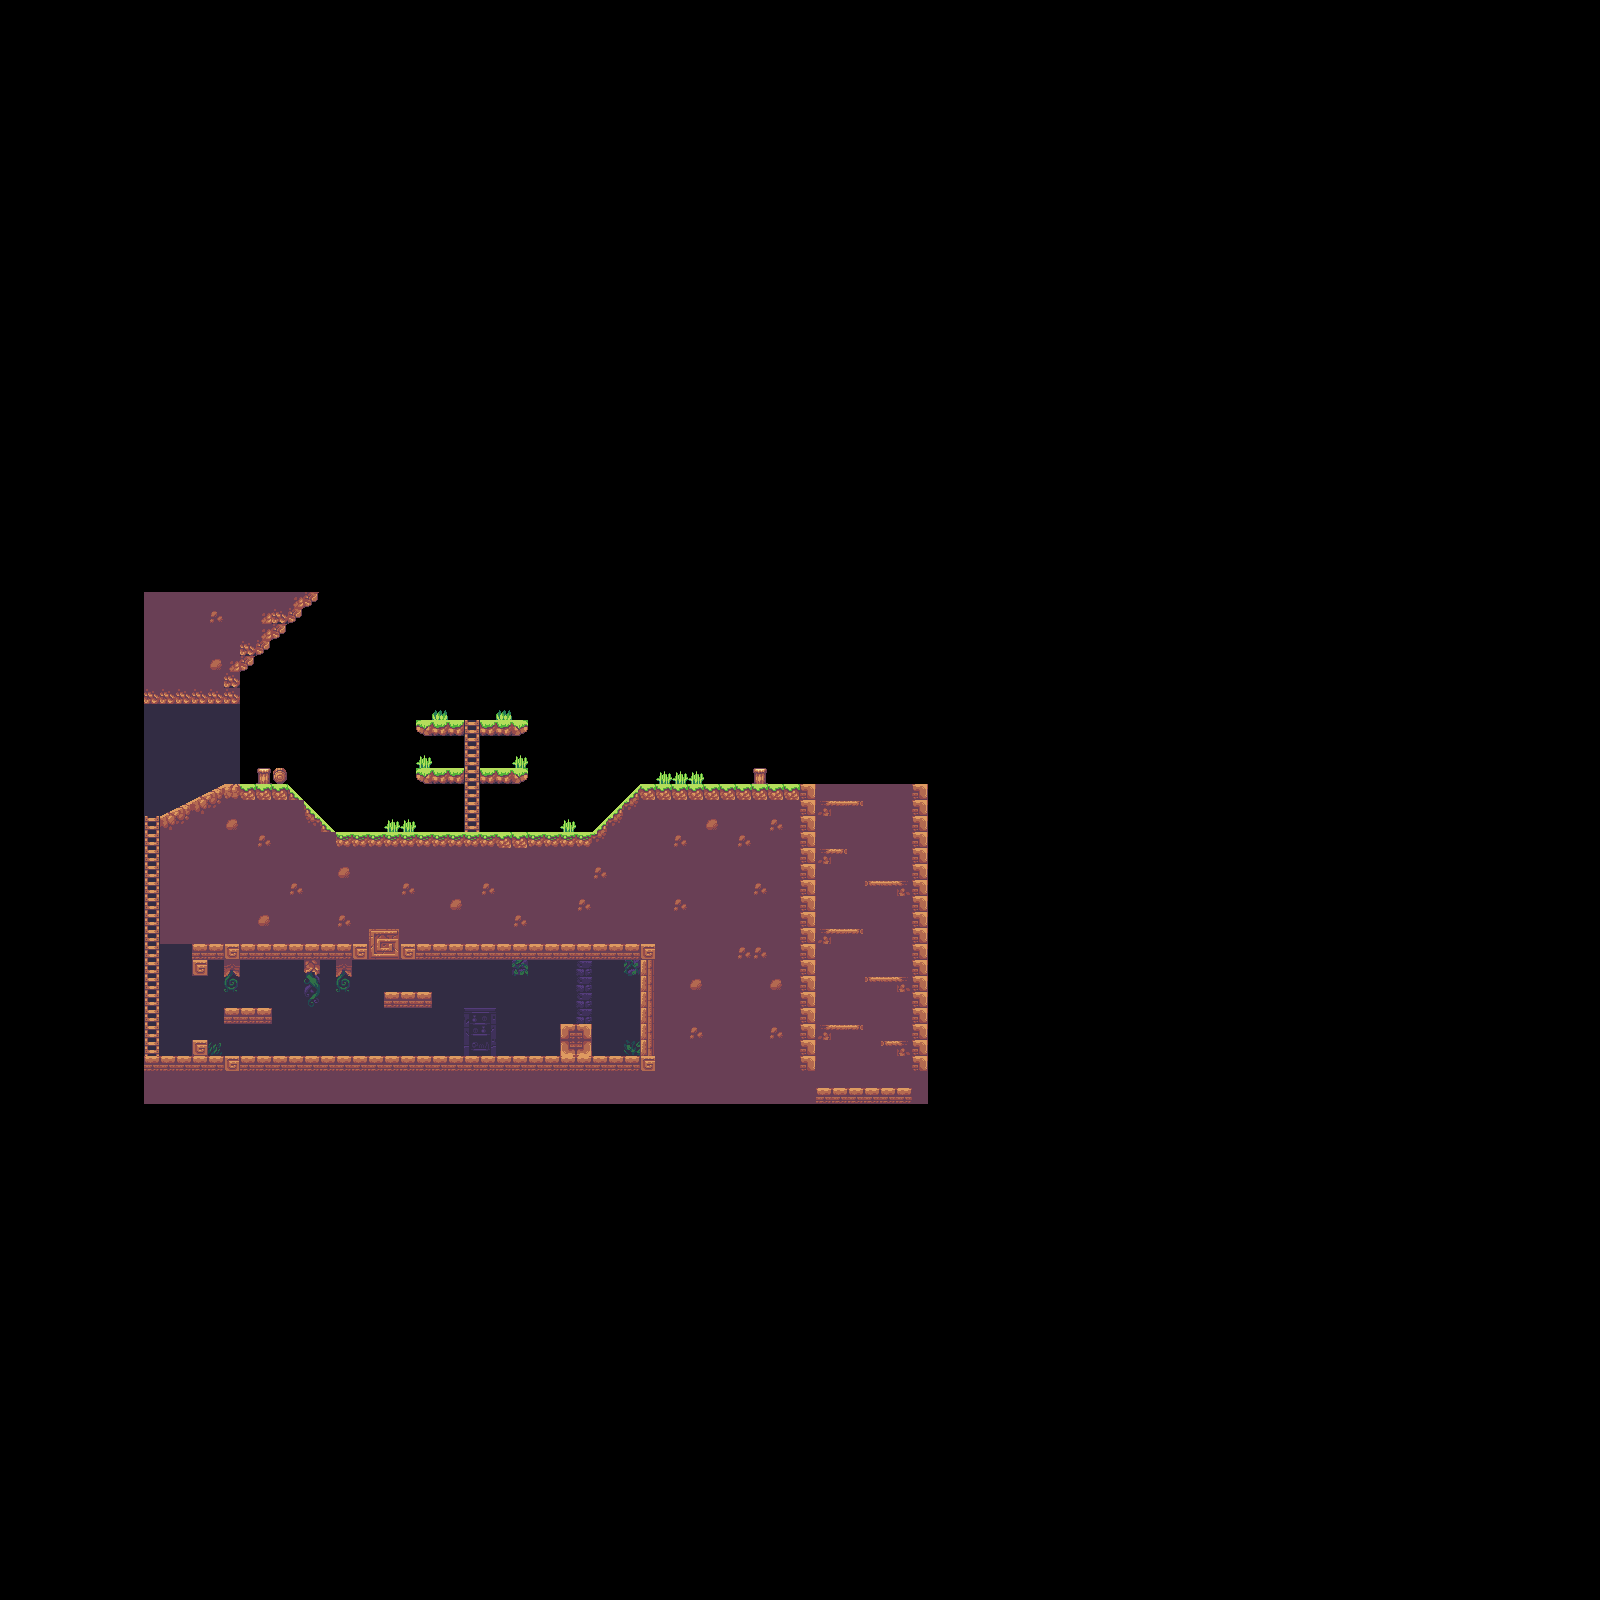

This game map was drawn from its Tiled (.tmx) file and the tilesets committed beside it. A one-line description and the trimmed map source follow:
An orthogonal 100x100 tile map with 16x16 px tiles, 5 tile layers (Ground, Underground, Platfoms, Stomps, ...) and 18 objects.

<map version="1.0" tiledversion="2018.02.14" orientation="orthogonal" renderorder="right-down" width="100" height="100" tilewidth="16" tileheight="16" infinite="0" nextobjectid="25">
 <tileset firstgid="1" source="SunnyLand.tsx" />
 <layer name="Ground" width="100" height="100">
  <data>[10000 cells, 92 non-empty, 28 distinct tile ids]</data>
 </layer>
 <layer name="Underground" width="100" height="100">
  <data>[10000 cells, 955 non-empty, 47 distinct tile ids]</data>
 </layer>
 <layer name="Platfoms" width="100" height="100">
  <data>[10000 cells, 73 non-empty, 33 distinct tile ids]</data>
 </layer>
 <layer name="Stomps" width="100" height="100">
  <data>[10000 cells, 4 non-empty, 3 distinct tile ids]</data>
 </layer>
 <layer name="Ladders" width="100" height="100">
  <data>[10000 cells, 21 non-empty, 1 distinct tile ids]</data>
 </layer>
 <objectgroup name="PlatformCollision">
  <object id="1" x="416" y="720">
   <polyline points="0,0 112,0" />
  </object>
  <object id="3" x="416" y="768">
   <polyline points="0,0 48,0" />
  </object>
  <object id="4" x="480" y="768">
   <polyline points="0,0 48,0" />
  </object>
  <object id="9" x="816" y="800">
   <polyline points="0,0 48,0" />
  </object>
  <object id="10" x="816" y="848">
   <polyline points="0,0 32,0" />
  </object>
  <object id="11" x="864" y="880">
   <polyline points="0,0 48,0" />
  </object>
  <object id="12" x="816" y="928">
   <polyline points="0,0 48,0" />
  </object>
  <object id="13" x="864" y="976">
   <polyline points="0,0 48,0" />
  </object>
  <object id="19" x="816" y="1024">
   <polyline points="0,0 48,0" />
  </object>
  <object id="20" x="912" y="1040">
   <polyline points="0,0 -32,0" />
  </object>
  <object id="21" x="224" y="1008">
   <polyline points="0,0 48,0" />
  </object>
  <object id="22" x="384" y="992">
   <polyline points="0,0 48,0" />
  </object>
 </objectgroup>
 <objectgroup name="LadderCollision">
  <object id="23" x="464" y="704" width="16" height="112" />
  <object id="24" x="144" y="800" width="16" height="240" />
 </objectgroup>
 <objectgroup name="GroundCollision" />
 <objectgroup name="PlatformCollision" />
 <objectgroup name="LadderCollision" />
 <objectgroup name="GroundCollision">
  <object id="5" x="286.75" y="784.5">
   <polygon points="1.25,-0.5 -62.75,-0.5 -126.75,31.5 -126.75,159.5 -94.75,159.5 -94.75,191.5 -78.75,191.5 -78.75,175.5 353.25,175.5 353.25,271.5 304.75,271.5 305.25,239.5 273.25,239.5 273.25,271.5 -78.75,271.5 -78.75,255.5 -94.75,255.5 -94.75,271.5 -142.75,271.5 -142.75,319.5 529.25,319.5 529.25,-0.5 353.25,-0.5 306.5,47.5 49.25,47.5" />
  </object>
  <object id="8" x="320" y="592">
   <polyline points="0,0 -80,80 -80,112 -176,112 -176,0 0,0" />
  </object>
  <object id="17" x="912" y="784" width="16" height="320" />
  <object id="18" x="816" y="1088" width="96" height="16" />
 </objectgroup>
</map>
